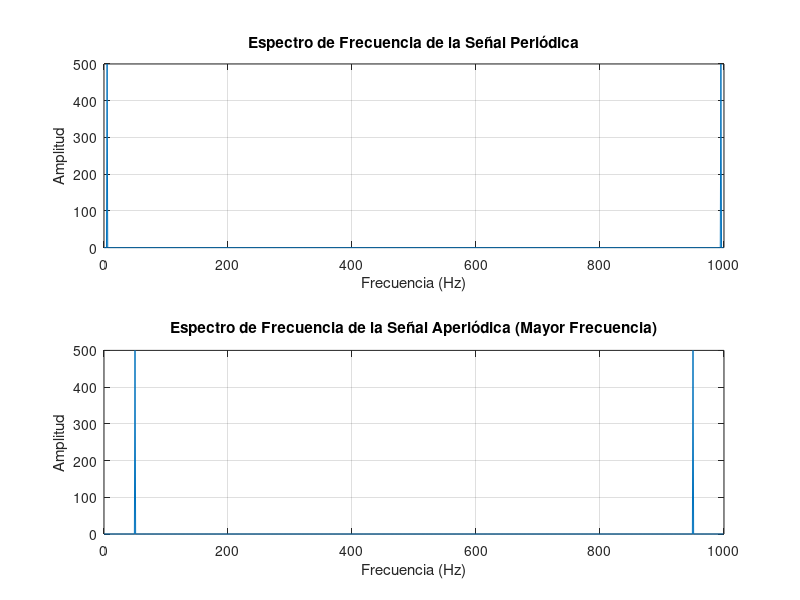

Write the MATLAB code that produced this figure.
% Ejemplo de señal periódica
Fs = 1000;           % Frecuencia de muestreo
T = 1;               % Período de la señal periódica en segundos
t = 0:1/Fs:T-1/Fs;   % Vector de tiempo

% Crear una señal senoidal periódica
frecuencia = 5;      % Frecuencia de la señal en Hz
senal_periodica = sin(2*pi*frecuencia*t);

% Calcular la Transformada de Fourier de la señal periódica
espectro_periodico = fft(senal_periodica);

% Calcular el espectro de frecuencia
f = (0:length(espectro_periodico)-1)*Fs/length(espectro_periodico);

% Graficar el espectro de frecuencia de la señal periódica
subplot(2,1,1);
plot(f, abs(espectro_periodico));
xlabel('Frecuencia (Hz)');
ylabel('Amplitud');
title('Espectro de Frecuencia de la Señal Periódica');
grid on;

% Ahora, vamos a hacer que la señal sea aperiódica al aumentar su frecuencia
frecuencia_aperiodica = 50;  % Nueva frecuencia (mucho mayor que la original)

% Crear una señal senoidal aperiódica con la nueva frecuencia
senal_aperiodica = sin(2*pi*frecuencia_aperiodica*t);

% Calcular la Transformada de Fourier de la señal aperiódica
espectro_aperiodico = fft(senal_aperiodica);

% Calcular el espectro de frecuencia
f_aperiodico = (0:length(espectro_aperiodico)-1)*Fs/length(espectro_aperiodico);

% Graficar el espectro de frecuencia de la señal aperiódica
subplot(2,1,2);
plot(f_aperiodico, abs(espectro_aperiodico));
xlabel('Frecuencia (Hz)');
ylabel('Amplitud');
title('Espectro de Frecuencia de la Señal Aperiódica (Mayor Frecuencia)');
grid on;
